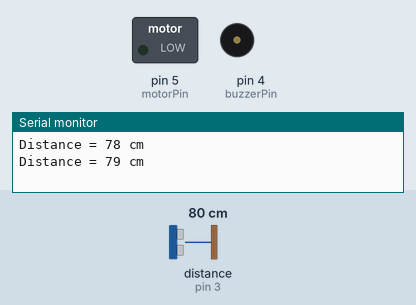
A sketch run on a simulated Arduino Nano, built with avr-gcc and run on an emulated ATmega328P. On the bench: switched loads named in the sketch (green lamp = pin HIGH), buzzer (waves = sounding), the last lines printed to the serial monitor. Wiring (inferred from the names in the program): ultrasonic range finder: trigger pin 2; echo pin 3. Inputs (shaded band) come from the test bench; at power-on: distance to the obstacle (sensor on pin 3) 80 cm. The echo pulse lasts 58.3 µs per cm; pins used as bus, display or sensor lines are not drawn.

Above: at 1.7 s.
1.8 s: distance to the obstacle (sensor on pin 3) set to 56 cm
At 2.04 s:
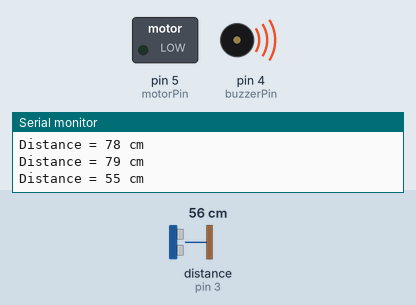
5.3 s: distance to the obstacle (sensor on pin 3) set to 48 cm
At 6.5 s:
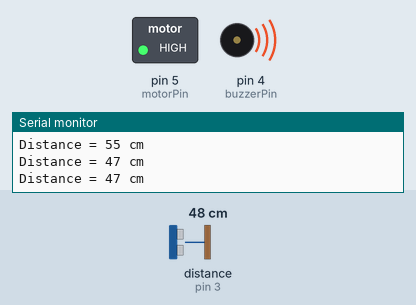
8.8 s: distance to the obstacle (sensor on pin 3) set to 9 cm
12.7 s: distance to the obstacle (sensor on pin 3) set to 60 cm
At 13.67 s:
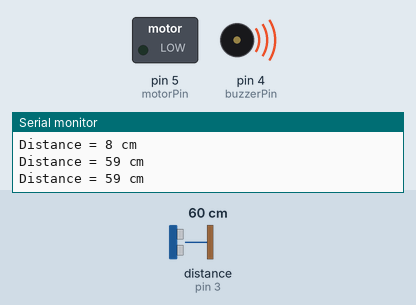
16.2 s: distance to the obstacle (sensor on pin 3) set to 2 cm
At 17.2 s:
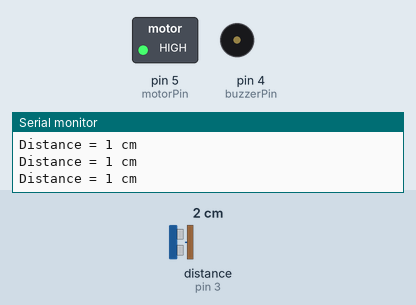
Timing chart, 0 to 20.7 s (numbered marks = the images above; inputs shaded):
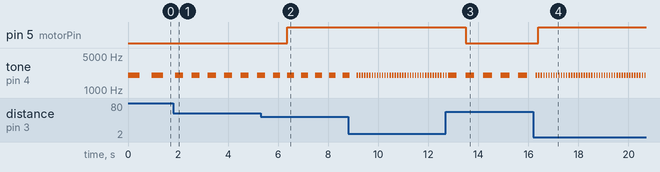

The sketch:

smart_assistive_device.ino
```cpp
// ================================================
// SMART ASSISTIVE DEVICE FOR VISUALLY IMPAIRED USERS
// Lunettes Intelligentes d'Assistance
// ================================================
// Author : Ezzine Malek
// School : IT Business School, Nabeul
// Year   : 2025-2026
// Board  : Arduino Nano (ATmega328P)
// ================================================

const int trigPin   = 2;
const int echoPin   = 3;
const int buzzerPin = 4;
const int motorPin  = 5;

long duration;
int distance;

void setup() {
  pinMode(trigPin, OUTPUT);
  pinMode(echoPin, INPUT);
  pinMode(buzzerPin, OUTPUT);
  pinMode(motorPin, OUTPUT);
  digitalWrite(buzzerPin, LOW);
  digitalWrite(motorPin, LOW);
  Serial.begin(9600);
}

int getDistanceCm() {
  digitalWrite(trigPin, LOW);
  delayMicroseconds(2);
  digitalWrite(trigPin, HIGH);
  delayMicroseconds(10);
  digitalWrite(trigPin, LOW);
  duration = pulseIn(echoPin, HIGH);
  return duration * 0.034 / 2;
}

void loop() {
  distance = getDistanceCm();
  Serial.print("Distance = ");
  Serial.print(distance);
  Serial.println(" cm");

  // --------- Gestion du BUZZER en fonction de la distance ---------
  if (distance > 0 && distance < 100) {
    // On limite la distance dans [10, 100] pour éviter les valeurs extrêmes
    int distLimitee = distance;
    if (distLimitee < 10)  distLimitee = 10;
    if (distLimitee > 100) distLimitee = 100;

    // Plus on est proche, plus le délai est petit -> bips plus rapides
    // 10 cm  ->  50 ms
    // 100 cm -> 600 ms
    int delai = map(distLimitee, 10, 100, 50, 600);

    // BIP
    tone(buzzerPin, 2000);  // fréquence 2 kHz
    delay(delai);
    noTone(buzzerPin);
    delay(delai);
  } else {
    noTone(buzzerPin);
  }

  // --------- Gestion du MOTEUR VIBRANT ---------
  // Moteur ON si distance < 50 cm
  if (distance > 0 && distance < 50) {
    digitalWrite(motorPin, HIGH);
  } else {
    digitalWrite(motorPin, LOW);
  }

  // Pas besoin de delay(50) ici, c'est déjà géré par les delays du buzzer
}
```

Measured:
- the behaviour switches between 51 and 50 cm on distance to the obstacle (sensor on pin 3) (found by bisection; images 1 and 2)
- after the input at 1.8 s, tone on pin 4 (buzzerPin): alternates 2000 Hz for 0.33 s and silent for 0.33 s, starting after 0.41 s
- after the input at 5.3 s, pin 5 (motorPin): LOW → HIGH after 1.1 s
- after the input at 12.7 s, pin 5 (motorPin): HIGH → LOW after 0.79 s
- after the input at 16.2 s, pin 5 (motorPin): LOW → HIGH after 0.20 s; tone on pin 4 (buzzerPin): alternates 2000 Hz for 0.05 s and silent for 0.05 s, starting after 0.15 s
- by itself, tone on pin 4 (buzzerPin): alternates 2000 Hz for 0.47 s and silent for 0.47 s
